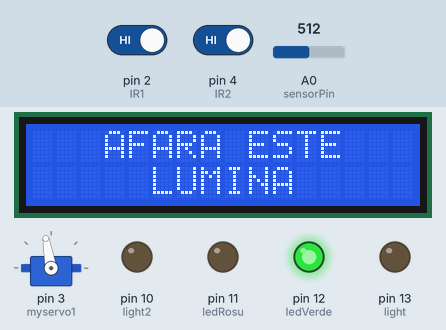
Simulated run of this sketch. Board: Arduino Uno, built with avr-gcc and run on an emulated ATmega328P. Parts: 16×2 character LCD, servo, output pins drawn as LEDs (lit = HIGH). The inputs (shaded band) are chosen by the test bench; at power-on: A0 (sensorPin) = 512, pin 2 (IR1) HIGH, pin 4 (IR2) HIGH.

Above: at 9.7 s.
9.8 s: A0 (sensorPin) set to 308
16.8 s: A0 (sensorPin) set to 289
At 19.5 s:
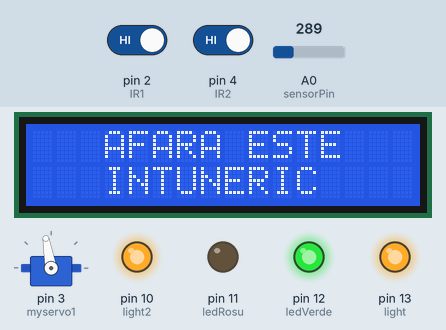
23.0 s: pin 2 (IR1) driven LOW
At 25.3 s:
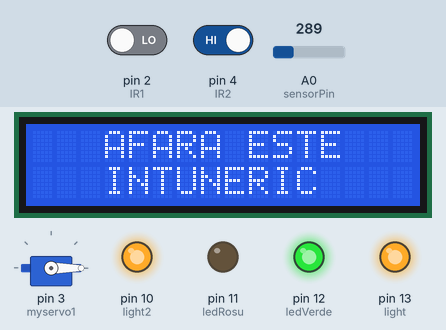
29.1 s: A0 (sensorPin) set to 306
At 31.0 s:
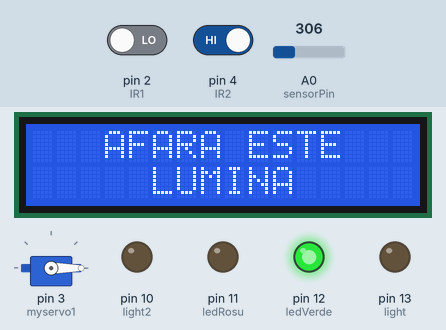
35.2 s: A0 (sensorPin) set to 290
At 37.9 s:
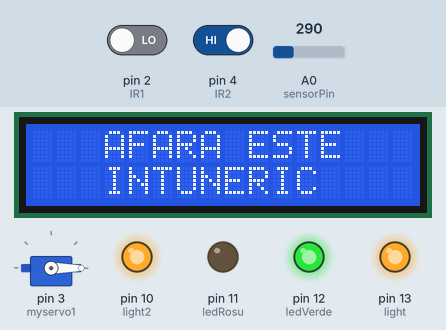
41.4 s: A0 (sensorPin) set to 310
At 43.7 s:
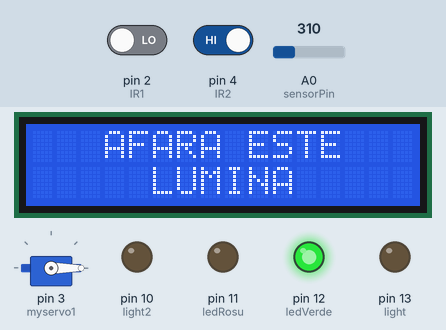
Timing chart, 0 to 45.2 s (numbered marks = the images above; inputs shaded):
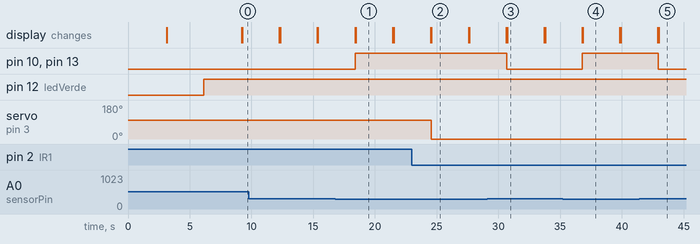

The sketch:

Arduino_Project_-_Car_Parking_System_with_Automated_Lighting.ino
```cpp
#include <Wire.h>
#include <LiquidCrystal_I2C.h>
LiquidCrystal_I2C lcd(0x27, 2, 1, 0, 4, 5, 6, 7, 3, POSITIVE);
#include <Servo.h>

Servo myservo1;

#define sensorPin A0
#define light 13
#define light2 10
#define ledVerde 12
#define ledRosu 11


int IR1 = 2;
int IR2 = 4;

int Slot = 4;

int flag1 = 0;
int flag2 = 0;

int sensorValue;

void setup()
 {
  pinMode(light,OUTPUT);
  pinMode(light2,OUTPUT);
  pinMode(ledVerde,OUTPUT);
  pinMode(ledRosu,OUTPUT);
  pinMode(sensorPin,INPUT);
  lcd.begin(16,2);
  lcd.backlight();
  pinMode(IR1, INPUT);
  pinMode(IR2, INPUT);

  myservo1.attach(3);
  myservo1.write(100);

  lcd.setCursor (0,0);
  lcd.print("PROIECT PARCARE");
  lcd.setCursor (0,1);
  lcd.print("  INTELIGENTA  ");
  delay (3000);
  lcd.clear();


  lcd.setCursor (0,0);
  lcd.print("   AFARA ESTE   ");
  lcd.setCursor (0,1);
  lcd.print("     LUMINA     ");
  delay (3000);
  lcd.clear();


}

void loop()
{
  if(digitalRead (IR1) == LOW && flag1==0)
  {
    if(Slot>0)
    {
      flag1=1;
      if(flag2==0)
      {
        myservo1.write(0);
        Slot = Slot-1;
      }

    }
    else
    {
      lcd.setCursor (0,0);
      lcd.print("  NE PARE RAU!  ");
      lcd.setCursor (0,1);
      lcd.print("PARCAREA OCUPATA");
      delay (3000);
      lcd.clear();
    }
  }

  if(digitalRead (IR2) == LOW && flag2==0)
  {
    flag2=1;
    if(flag1==0)
      {
        myservo1.write(0);
        Slot = Slot+1;
        if(Slot==1)
          digitalWrite(ledVerde,LOW);
      }
  }

  if(flag1==1 && flag2==1)
  {
    delay (1000);
    myservo1.write(100);
    flag1=0;
    flag2=0;
    if(Slot==0)
      digitalWrite(ledRosu,HIGH);
    else
      digitalWrite(ledVerde,HIGH);
  }

  if(flag1==0 && flag2==0)
    if(Slot!=0)
      digitalWrite(ledVerde,HIGH);

  lcd.setCursor (0,0);
  lcd.print("   BUN VENIT!   ");
  lcd.setCursor (0,1);
  lcd.print("LOCURI LIBERE: ");
  lcd.print(Slot);

  if(Slot==0)
    digitalWrite(ledVerde,LOW);
  else
    digitalWrite(ledRosu,LOW);

  sensorValue = analogRead(sensorPin);

  if (sensorValue <=300)
  {
    digitalWrite(light,HIGH);
    digitalWrite(light2,HIGH);
    lcd.setCursor (0,0);
    lcd.print("   AFARA ESTE   ");
    lcd.setCursor (0,1);
    lcd.print("   INTUNERIC    ");
    delay (3000);
    lcd.clear();


  }
  else
  {
    digitalWrite(light,LOW);
    digitalWrite(light2,LOW);
    lcd.setCursor (0,0);
    lcd.print("   AFARA ESTE   ");
    lcd.setCursor (0,1);
    lcd.print("     LUMINA     ");
    delay (3000);
    lcd.clear();
  }
}
```

Measured:
- the behaviour switches between 301 and 300 on A0 (sensorPin) (found by bisection; images 0 and 1)
- after the input at 16.8 s, pin 10 (light2), pin 13 (light): LOW → HIGH after 1.6 s; the display: first differs from a run without the input after 1.7 s (image 1)
- after the input at 23.0 s, servo on pin 3 (myservo1): 100° → 0° after 1.6 s
- after the input at 29.1 s, pin 10 (light2), pin 13 (light): HIGH → LOW after 1.6 s; the display: first differs from a run without the input after 1.6 s (image 3)
- after the input at 35.2 s, pin 10 (light2), pin 13 (light): LOW → HIGH after 1.6 s; the display: first differs from a run without the input after 1.6 s (image 4)
- after the input at 41.4 s, pin 10 (light2), pin 13 (light): HIGH → LOW after 1.5 s; the display: first differs from a run without the input after 1.6 s (image 5)
- what the display in image 1 shows lasts 3.0 s, from 18.5 s to 21.5 s
